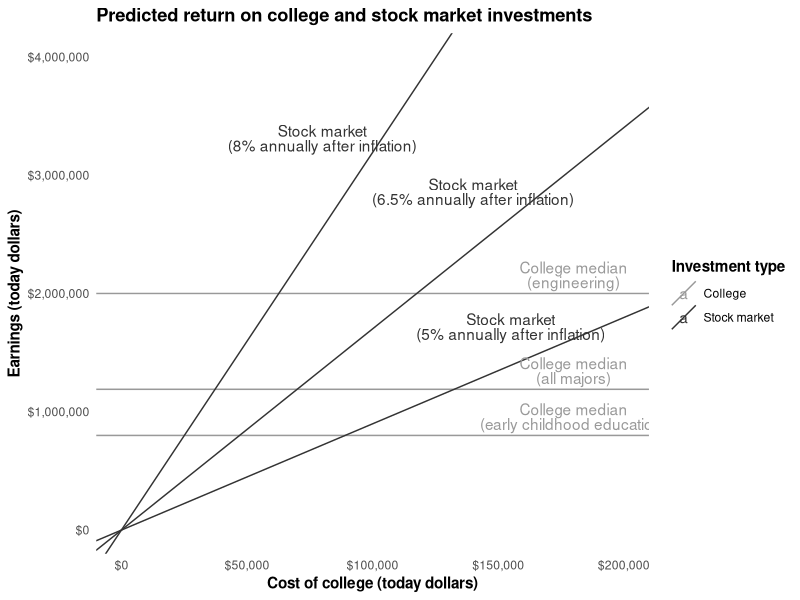
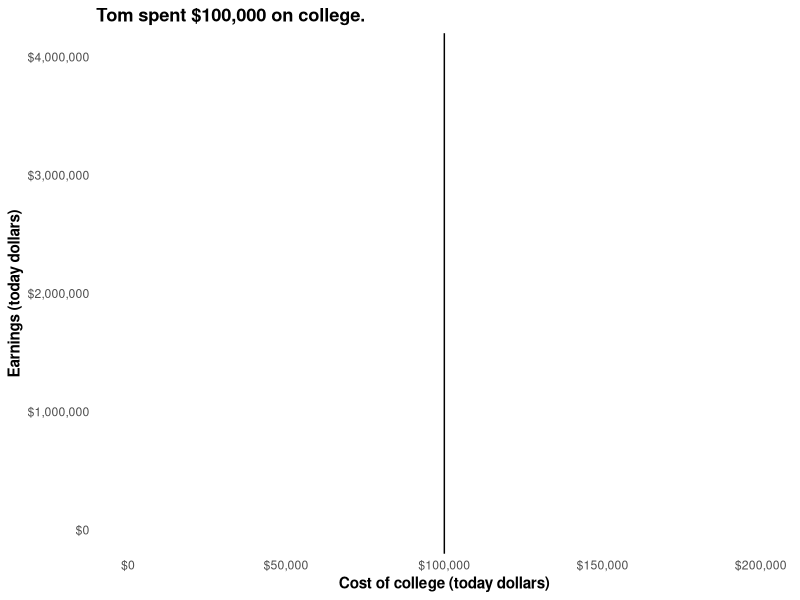
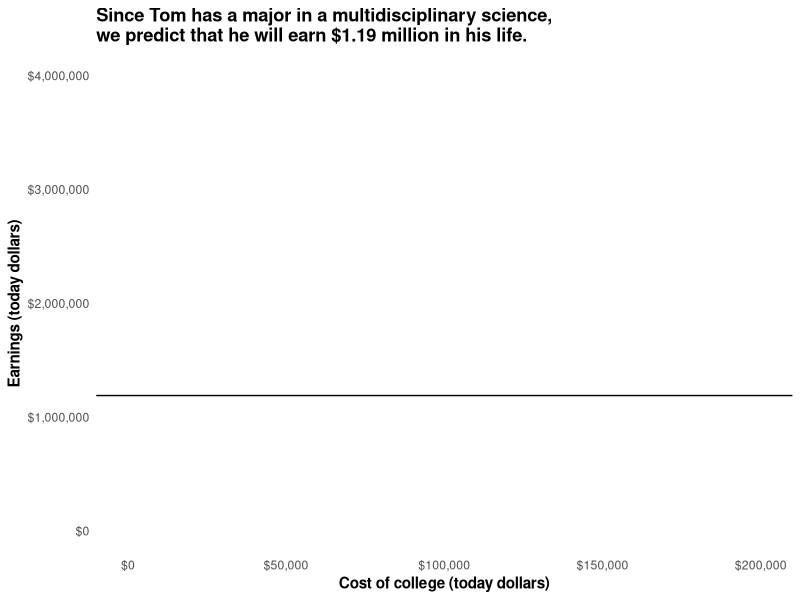
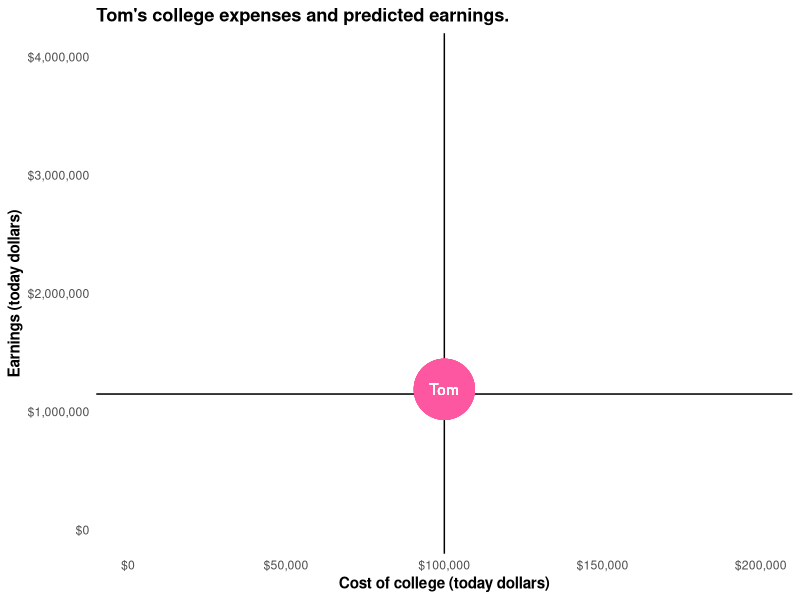
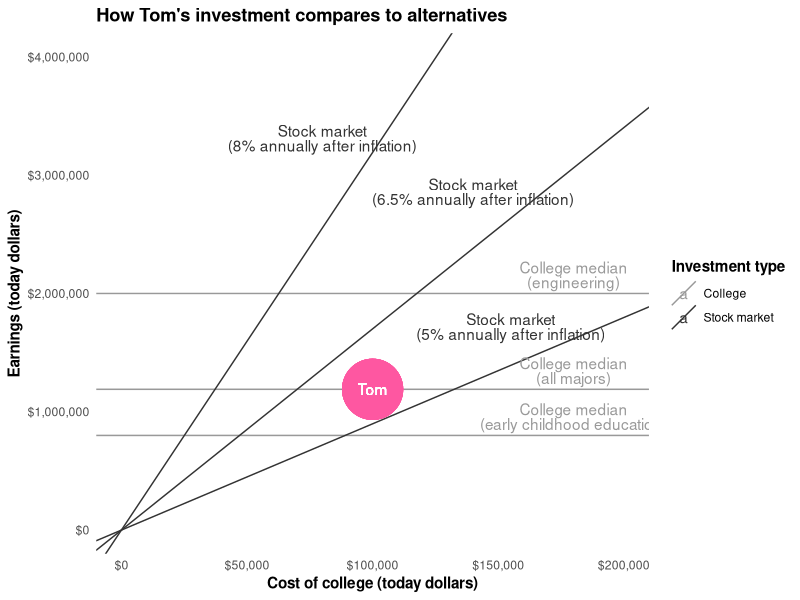

Here is the R script that generated these plots, in order:
library(ggplot2)
library(reshape2)
library(scales)

# tuition <- c(europe = 5e4,
#              us.public = 8e4,
#              us.private = 2e5)
years.invested <- 65 - 20 # the nominal working life
stock.market.return <- 1.068 # from Greenstone & Looney, 2011

lifetime.earnings <- c(
  engineering = 2e6,
  all.majors = 1.19e6,
  early.childhood.education = 8e5
)

college <- data.frame(
  investment = 'College',
  label.x = 1.8e5,
  earnings.intercept = unname(lifetime.earnings),
  earnings.slope = 0,
  full.investment = paste0('College median\n(',
                           gsub('\\.', ' ', names(lifetime.earnings)), ')')
)

not.college <- data.frame(
  investment = 'Stock market',
  stock.market.return = c(1.050, 1.065, 1.080),
  label.x = c(1.55e5, 1.4e5, 0.8e5),
  earnings.intercept = 0
)
not.college$earnings.slope <- not.college$stock.market.return ^ years.invested
not.college$full.investment <- paste0(
  'Stock market\n(',
  round(100 * (not.college$stock.market.return - 1), 1),
  '% annually after inflation)')
not.college$stock.market.return <- NULL

alternatives <- rbind(college, not.college)
p.base <- ggplot(alternatives) +
  scale_color_manual(values = c('grey60', 'grey20'),
                     name = 'Investment type') +
  theme_minimal() +
  theme(title = element_text(face = 'bold'),
        panel.grid.minor = element_blank(),
        panel.grid.major = element_blank()) +
  scale_x_continuous('Cost of college (today dollars)',
                     limits = c(0, 2e5), labels = dollar) +
  scale_y_continuous('Earnings (today dollars)',
                     limits = c(0, 4e6), labels = dollar)

p.predictions <- p.base +
  geom_abline(aes(intercept = earnings.intercept,
                  slope = earnings.slope,
                  color = investment,
                  group = full.investment)) +
  geom_text(aes(x = label.x,
                y = earnings.intercept + earnings.slope * label.x,
                color = investment,
                vjust = -.2 - (earnings.slope / 12),
                lineheight = .8,
                label = full.investment)) +
  ggtitle('Predicted return on college and stock market investments')

p.tom.expenses <- p.base + geom_vline(xintercept = 1e5) +
  ggtitle("Tom spent $100,000 on college.")

p.tom.predictions <- p.base + geom_hline(yintercept = 1.19e6) +
  ggtitle('Since Tom has a major in a multidisciplinary science,\nwe predict that he will earn $1.19 million in his life.')

p.tom.both <- p.base +
                geom_vline(xintercept = 1e5) +
                geom_hline(yintercept = 1.15e6) +
                aes(x = 1e5, y = 1.19e6) +
                geom_point(color = '#fe57a1', size = 20) +
                geom_text(color = 'white', label = 'Tom') +
                ggtitle("Tom's college expenses and predicted earnings.")

p.tom.comparison <- p.predictions +
  aes(x = 1e5, y = 1.19e6) +
  geom_point(color = '#fe57a1', size = 20) +
  geom_text(color = 'white', label = 'Tom') +
  ggtitle("How Tom's investment compares to alternatives")

ppplot <- function(plot, filename) ggsave(filename = filename,
                                          plot = plot,
                                          width = 8, height = 6,
                                          units = 'in', dpi = 200)
ppplot(p.predictions, 'general-predictions.png')
ppplot(p.tom.expenses, 'tom-expenses.png')
ppplot(p.tom.predictions, 'tom-predictions.png')
ppplot(p.tom.both, 'tom-both.png')
ppplot(p.tom.comparison, 'tom-comparison.png')
